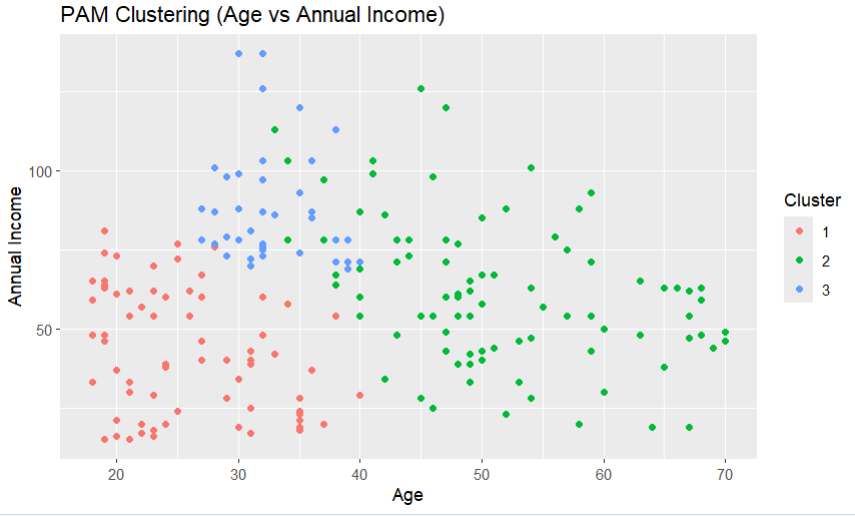

This figure's R source:
# Load required libraries
library(cluster)
library(ggplot2)

# Read data from CSV file
data <- read.csv("Mall_Customers.csv")  # Adjust file path if necessary

# Print column names
colnames(data)

# Standardize the numerical columns
data_scaled <- scale(data[, c("Age", "Annual.Income..k..", "Spending.Score..1.100.")])

# Perform PAM clustering
pam_results <- pam(data_scaled, k = 3)

# Add cluster assignments to the original data
data$Cluster <- as.factor(pam_results$clustering)

# Visualize the clusters
# Plot for Age vs Spending Score
ggplot(data, aes(x = Age, y = `Spending.Score..1.100.`, color = Cluster)) +
  geom_point() +
  labs(title = "PAM Clustering (Age vs Spending Score)", x = "Age", y = "Spending Score")

# Plot for Annual Income vs Spending Score
ggplot(data, aes(x = `Annual.Income..k..`, y = `Spending.Score..1.100.`, color = Cluster)) +
  geom_point() +
  labs(title = "PAM Clustering (Annual Income vs Spending Score)", x = "Annual Income", y = "Spending Score")

# Plot for Age vs Annual Income
ggplot(data, aes(x = Age, y = `Annual.Income..k..`, color = Cluster)) +
  geom_point() +
  labs(title = "PAM Clustering (Age vs Annual Income)", x = "Age", y = "Annual Income")
